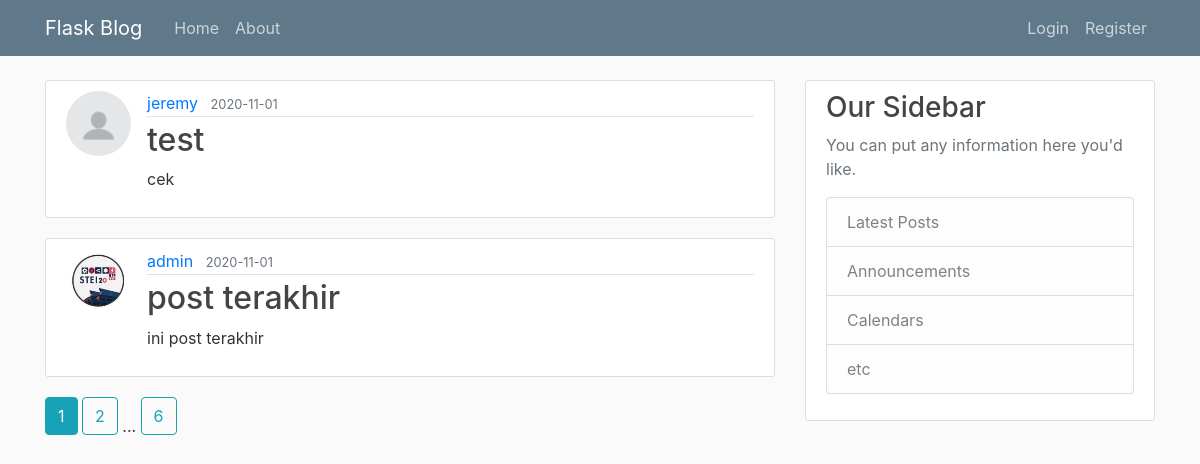
The page /home on the database its author committed.
### flaskblog/models.py (models this page shows, shortened)
class Post(db.Model):
    id = db.Column(db.Integer, primary_key=True)
    title = db.Column(db.String(100), nullable=False)
    date_posted = db.Column(db.DateTime, nullable=False, default=datetime.utcnow)
    content = db.Column(db.Text, nullable=False)
    user_id = db.Column(db.Integer, db.ForeignKey('user.id'), nullable=False)

class User(db.Model, UserMixin):
    id = db.Column(db.Integer, primary_key=True)
    username = db.Column(db.String(20), unique=True, nullable=False)
    email = db.Column(db.String(120), unique=True, nullable=False)
    image_file = db.Column(db.String(20), nullable=False, default='default.jpg')
    password = db.Column(db.String(60), nullable=False)
    posts = db.relationship('Post', backref='author', lazy=True)

### flaskblog/main/routes.py (the view)
@main.route('/')
@main.route('/home')
def home():
    page = request.args.get('page', 1, type = int)
    post = Post.query.order_by(Post.date_posted.desc()).paginate(page=page, per_page=2)
    return render_template('home.html', posts=post)

### flaskblog/Templates/home.html
{% extends "layout.html" %}
{% block content %}
    {% for post in posts.items %}
        <article class="media content-section">
            <img class = "rounded-circle article-img" src="{{ url_for('static', filename='profile_pics/' + post.author.image_file) }}">
            <div class="media-body">
            <div class="article-metadata">
                <a class="mr-2" href="{{url_for('users.user_posts', username=post.author.username)}}">{{ post.author.username }}</a>
                <small class="text-muted">{{ post.date_posted.strftime('%Y-%m-%d') }}</small>
            </div>
            <h2><a class="article-title" href="{{ url_for('posts.post', post_id=post.id) }}">{{ post.title }}</a></h2>
            <p class="article-content">{{ post.content }}</p>
            </div>
        </article>
    {% endfor %}
    {% for page_num in posts.iter_pages(left_edge = 1, right_edge = 1, left_current = 1, right_current = 2) %}
        {% if page_num %}
            {% if posts.page == page_num %}
                <a class="btn  btn-info mb-4" href="{{ url_for('main.home', page=page_num) }}">{{ page_num }}</a>
            {% else %}
            <a class="btn  btn-outline-info mb-4" href="{{ url_for('main.home', page=page_num) }}">{{ page_num }}</a>
            {% endif %}
        {% else %}
            ...
        {% endif %}
    {% endfor %}
{% endblock content %}

### flaskblog/static/main.css (style rules this page uses)
body { background: #fafafa; color: #333333; margin-top: 5rem; }
h1, h2, h3, h4, h5, h6 { color: #444444; }
.content-section { background: #ffffff; padding: 10px 20px; border: 1px solid #dddddd; border-radius: 3px; margin-bottom: 20px; }
.article-title { color: #444444; }
.article-content { white-space: pre-line; }
.article-img { height: 65px; width: 65px; margin-right: 16px; }
.article-metadata { padding-bottom: 1px; margin-bottom: 4px; border-bottom: 1px solid #e3e3e3 }

### rows shown on the page
Post: image_file (placeholder picture), author.username "jeremy", date_posted "2020-11-01", title "test", content "cek"
Post: image_file (picture), author.username "admin", date_posted "2020-11-01", title "post terakhir", content "ini post terakhir"

### other values the page prints
{{ page_num }} "1"
{{ page_num }} "2" "6"
